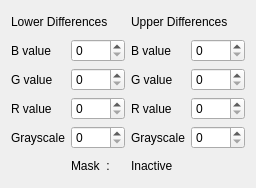
<?xml version="1.0" encoding="UTF-8"?>
<ui version="4.0">
 <class>CVFloodFillEmbeddedWidget</class>
 <widget class="QWidget" name="CVFloodFillEmbeddedWidget">
  <property name="geometry">
   <rect>
    <x>0</x>
    <y>0</y>
    <width>256</width>
    <height>188</height>
   </rect>
  </property>
  <property name="windowTitle">
   <string>Form</string>
  </property>
  <layout class="QGridLayout" name="gridLayout">
   <item row="0" column="0" colspan="2">
    <widget class="QLabel" name="mpLowerTitleLabel">
     <property name="text">
      <string>Lower Differences</string>
     </property>
    </widget>
   </item>
   <item row="0" column="2" colspan="2">
    <widget class="QLabel" name="mpUpperTitleLabel">
     <property name="text">
      <string>Upper Differences</string>
     </property>
    </widget>
   </item>
   <item row="1" column="0">
    <widget class="QLabel" name="mpLowerBLabel">
     <property name="text">
      <string>B value</string>
     </property>
    </widget>
   </item>
   <item row="1" column="1">
    <widget class="QSpinBox" name="mpLowerBSpinbox">
     <property name="maximum">
      <number>255</number>
     </property>
    </widget>
   </item>
   <item row="1" column="2">
    <widget class="QLabel" name="mpUpperBLabel">
     <property name="text">
      <string>B value</string>
     </property>
    </widget>
   </item>
   <item row="1" column="3">
    <widget class="QSpinBox" name="mpUpperBSpinbox">
     <property name="maximum">
      <number>255</number>
     </property>
    </widget>
   </item>
   <item row="2" column="0">
    <widget class="QLabel" name="mpLowerGLabel">
     <property name="text">
      <string>G value</string>
     </property>
    </widget>
   </item>
   <item row="2" column="1">
    <widget class="QSpinBox" name="mpLowerGSpinbox">
     <property name="maximum">
      <number>255</number>
     </property>
    </widget>
   </item>
   <item row="2" column="2">
    <widget class="QLabel" name="mpUpperGLabel">
     <property name="text">
      <string>G value</string>
     </property>
    </widget>
   </item>
   <item row="2" column="3">
    <widget class="QSpinBox" name="mpUpperGSpinbox">
     <property name="maximum">
      <number>255</number>
     </property>
    </widget>
   </item>
   <item row="3" column="0">
    <widget class="QLabel" name="mpLowerRLabel">
     <property name="text">
      <string>R value</string>
     </property>
    </widget>
   </item>
   <item row="3" column="1">
    <widget class="QSpinBox" name="mpLowerRSpinbox">
     <property name="maximum">
      <number>255</number>
     </property>
    </widget>
   </item>
   <item row="3" column="2">
    <widget class="QLabel" name="mpUpperRLabel">
     <property name="text">
      <string>R value</string>
     </property>
    </widget>
   </item>
   <item row="3" column="3">
    <widget class="QSpinBox" name="mpUpperRSpinbox">
     <property name="maximum">
      <number>255</number>
     </property>
    </widget>
   </item>
   <item row="4" column="0">
    <widget class="QLabel" name="mpLowerGrayLabel">
     <property name="text">
      <string>Grayscale</string>
     </property>
    </widget>
   </item>
   <item row="4" column="1">
    <widget class="QSpinBox" name="mpLowerGraySpinbox">
     <property name="maximum">
      <number>255</number>
     </property>
    </widget>
   </item>
   <item row="4" column="2">
    <widget class="QLabel" name="mpUpperGrayLabel">
     <property name="text">
      <string>Grayscale</string>
     </property>
    </widget>
   </item>
   <item row="4" column="3">
    <widget class="QSpinBox" name="mpUpperGraySpinbox">
     <property name="maximum">
      <number>255</number>
     </property>
    </widget>
   </item>
   <item row="5" column="1">
    <widget class="QLabel" name="mpMaskTitleLabel">
     <property name="text">
      <string>Mask  :</string>
     </property>
    </widget>
   </item>
   <item row="5" column="2">
    <widget class="QLabel" name="mpMaskStatusLabel">
     <property name="text">
      <string>Inactive</string>
     </property>
    </widget>
   </item>
  </layout>
 </widget>
 <resources/>
 <connections/>
</ui>
